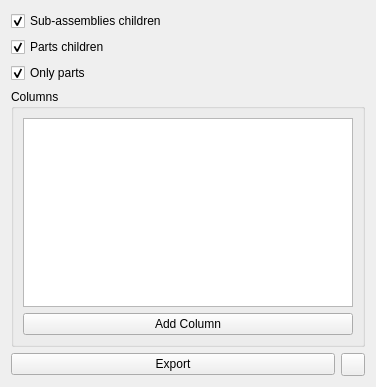
<?xml version="1.0" encoding="UTF-8"?>
<ui version="4.0">
 <class>TaskMbDFEMCreateView</class>
 <widget class="QWidget" name="TaskMbDFEMCreateBom">
  <property name="geometry">
   <rect>
    <x>0</x>
    <y>0</y>
    <width>376</width>
    <height>387</height>
   </rect>
  </property>
  <property name="windowTitle">
   <string>Bill of Materials</string>
  </property>
  <layout class="QGridLayout" name="gridLayout">
   <item row="0" column="0" colspan="2">
    <widget class="Gui::PrefCheckBox" name="CheckBox_detailSubAssemblies">
     <property name="toolTip">
      <string>Includes children of sub-assemblies in the bill of materials</string>
     </property>
     <property name="text">
      <string>Sub-assemblies children</string>
     </property>
     <property name="checked">
      <bool>true</bool>
     </property>
     <property name="prefEntry" stdset="0">
      <cstring>BOMDetailSubAssemblies</cstring>
     </property>
     <property name="prefPath" stdset="0">
      <cstring>Mod/MbDFEM</cstring>
     </property>
    </widget>
   </item>
   <item row="1" column="0" colspan="2">
    <widget class="Gui::PrefCheckBox" name="CheckBox_detailParts">
     <property name="toolTip">
      <string>Include child parts in the bill of materials</string>
     </property>
     <property name="text">
      <string>Parts children</string>
     </property>
     <property name="checked">
      <bool>true</bool>
     </property>
     <property name="prefEntry" stdset="0">
      <cstring>BOMDetailParts</cstring>
     </property>
     <property name="prefPath" stdset="0">
      <cstring>Mod/MbDFEM</cstring>
     </property>
    </widget>
   </item>
   <item row="2" column="0" colspan="2">
    <widget class="Gui::PrefCheckBox" name="CheckBox_onlyParts">
     <property name="toolTip">
      <string>Adds only part containers and sub-assemblies to the bill of materials. Solids (e.g. bodies, fasteners, primitives) are excluded.</string>
     </property>
     <property name="text">
      <string>Only parts</string>
     </property>
     <property name="checked">
      <bool>true</bool>
     </property>
     <property name="prefEntry" stdset="0">
      <cstring>BOMOnlyParts</cstring>
     </property>
     <property name="prefPath" stdset="0">
      <cstring>Mod/MbDFEM</cstring>
     </property>
    </widget>
   </item>
   <item row="3" column="0" colspan="2">
    <widget class="QGroupBox" name="groupBox_1">
     <property name="title">
      <string>Columns</string>
     </property>
     <layout class="QGridLayout" name="gridLayout2">
      <item row="0" column="0">
       <widget class="QListWidget" name="columnList"/>
      </item>
      <item row="1" column="0">
       <widget class="QPushButton" name="btnAddColumn">
        <property name="text">
         <string>Add Column</string>
        </property>
       </widget>
      </item>
     </layout>
    </widget>
   </item>
   <item row="5" column="0">
    <widget class="QPushButton" name="btnExport">
     <property name="text">
      <string>Export</string>
     </property>
    </widget>
   </item>
   <item row="5" column="1">
    <widget class="QToolButton" name="helpButton">
     <property name="sizePolicy">
      <sizepolicy hsizetype="Maximum" vsizetype="Preferred">
       <horstretch>0</horstretch>
       <verstretch>0</verstretch>
      </sizepolicy>
     </property>
     <property name="toolTip">
      <string>Help</string>
     </property>
     <property name="text">
      <string/>
     </property>
     <property name="icon">
      <iconset resource="Icons/resource.qrc">
      <normaloff>:/icons/help-browser.svg</normaloff>:/icons/help-browser.svg</iconset>
     </property>
    </widget>
   </item>
  </layout>
 </widget>
 <customwidgets>
  <customwidget>
   <class>Gui::PrefCheckBox</class>
   <extends>QCheckBox</extends>
   <header>Gui/PrefWidgets.h</header>
  </customwidget>
 </customwidgets>
 <resources/>
 <connections/>
</ui>
